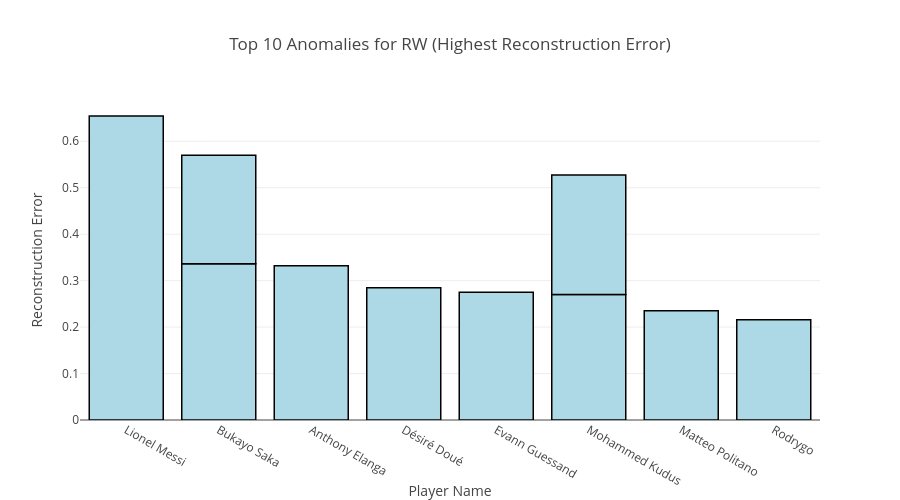
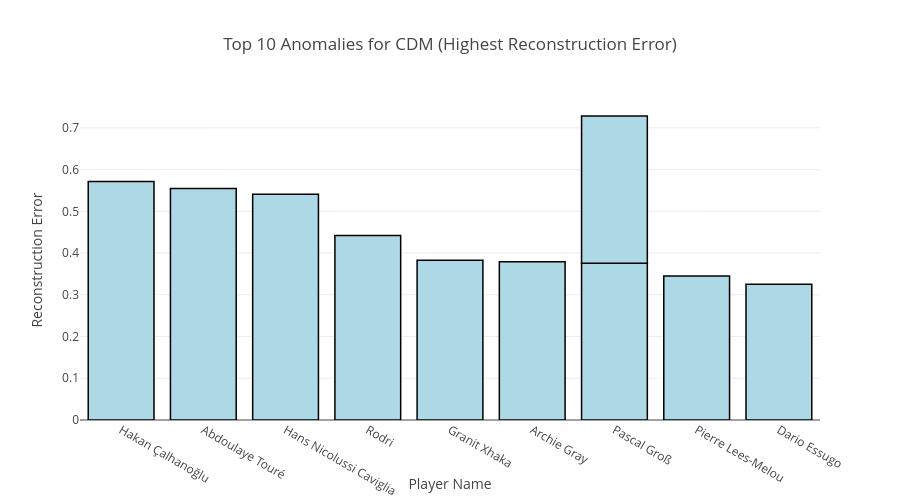
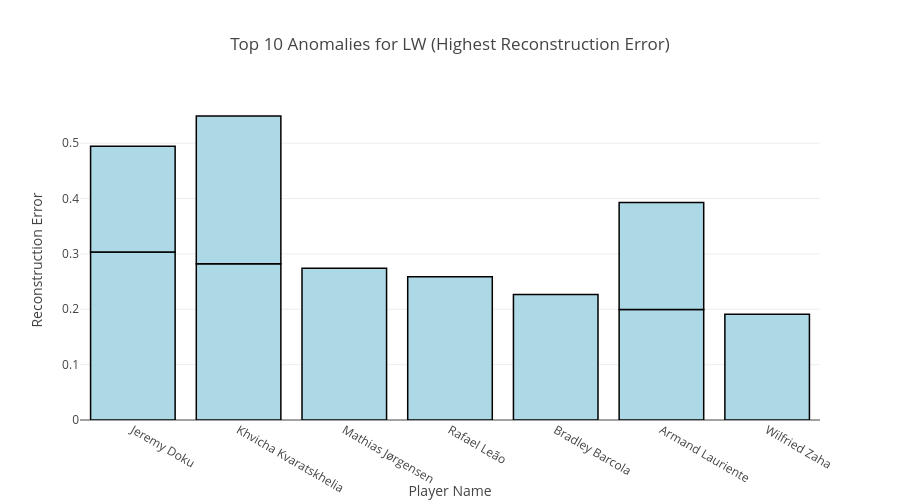
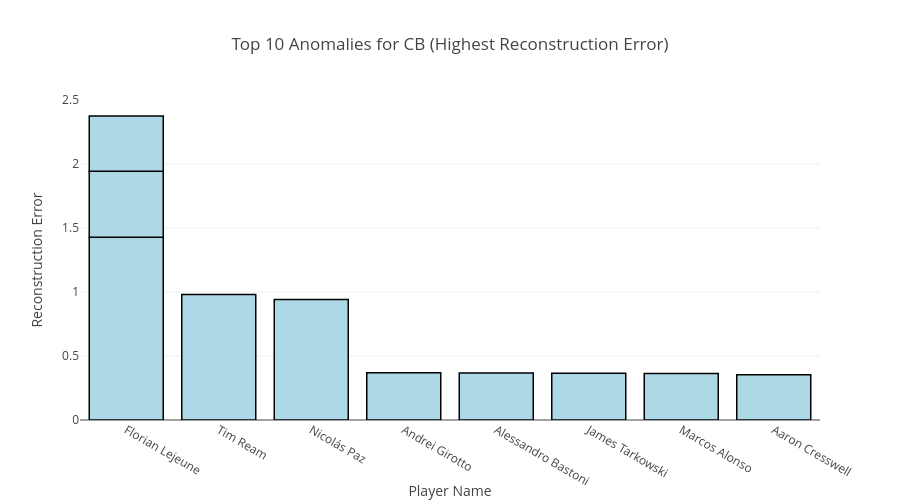

Here is the notebook cell these charts were saved with, in order:
### Markdown cell above
Visualizing Position-Specific Autoencoder Anomalies
The following plots illustrate the players with the highest reconstruction errors for each position. These are the players whose statistical profiles are most 'unusual' when compared to their peers playing the same role, as detected by the position-specific autoencoders.

### Code cell
import plotly.graph_objects as go
from plotly.subplots import make_subplots

# Assuming df_all_position_anomalies is available from the previous execution
# If not, ensure the previous cell (oZ1QZVRE4Jej) has been run.

if 'df_all_position_anomalies' not in locals():
    print("Error: 'df_all_position_anomalies' DataFrame not found. Please ensure the previous cell has been executed.")
else:
    for pos_name in df_all_position_anomalies['pos'].unique():
        df_pos_anomalies = df_all_position_anomalies[df_all_position_anomalies['pos'] == pos_name]
        df_pos_anomalies_top10 = df_pos_anomalies.sort_values(by='reconstruction_error', ascending=False).head(10)

        if not df_pos_anomalies_top10.empty:
            fig = px.bar(
                df_pos_anomalies_top10,
                x='player',
                y='reconstruction_error',
                title=f'Top 10 Anomalies for {pos_name} (Highest Reconstruction Error)',
                labels={'player': 'Player', 'reconstruction_error': 'Reconstruction Error'},
                hover_data=['team', 'league', 'season', 'age', 'nation'],
                color_discrete_sequence=px.colors.qualitative.Plotly # Use a qualitative color scale
            )

            fig.update_layout(
                xaxis_title='Player Name',
                yaxis_title='Reconstruction Error',
                title_x=0.5,
                height=500,
                showlegend=False
            )
            fig.update_traces(marker_color='lightblue', marker_line_color='black', marker_line_width=1.5)

            fig.show()
        else:
            print(f"No anomalies to display for position: {pos_name}")

### Figure 1 — Plotly figure (JSON) as saved in the notebook; plotly's stock layout.template omitted (floating-point values rounded to 4 significant figures)
{"data": [{"alignmentgroup": "True", "customdata": [["Paris S-G", "FRA-Ligue 1", "2022 - 2023", 35, "ARG"], ["Arsenal", "ENG-Premier League", "2023 - 2024", 21, "ENG"], ["Nott'ham Forest", "ENG-Premier League", "2024 - 2025", 22, "SWE"], ["Paris S-G", "FRA-Ligue 1", "2024 - 2025", 19, "FRA"], ["Nice", "FRA-Ligue 1", "2023 - 2024", 22, "CIV"], ["West Ham", "ENG-Premier League", "2024 - 2025", 23, "GHA"], ["West Ham", "ENG-Premier League", "2023 - 2024", 22, "GHA"], ["Napoli", "ITA-Serie A", "2024 - 2025", 30, "ITA"], ["Arsenal", "ENG-Premier League", "2022 - 2023", 20, "ENG"], ["Real Madrid", "ESP-La Liga", "2024 - 2025", 23, "BRA"]], "hovertemplate": "Player=%{x}<br>Reconstruction Error=%{y}<br>team=%{customdata[0]}<br>league=%{customdata[1]}<br>season=%{customdata[2]}<br>age=%{customdata[3]}<br>nation=%{customdata[4]}<extra></extra>", "legendgroup": "", "marker": {"color": "lightblue", "line": {"color": "black", "width": 1.5}, "pattern": {"shape": ""}}, "name": "", "offsetgroup": "", "orientation": "v", "showlegend": false, "textposition": "auto", "type": "bar", "x": ["Lionel Messi", "Bukayo Saka", "Anthony Elanga", "Désiré Doué", "Evann Guessand", "Mohammed Kudus", "Mohammed Kudus", "Matteo Politano", "Bukayo Saka", "Rodrygo"], "xaxis": "x", "y": [0.6544, 0.3363, 0.3323, 0.2849, 0.2751, 0.2702, 0.2575, 0.2352, 0.2334, 0.216], "yaxis": "y"}], "layout": {"barmode": "relative", "height": 500, "legend": {"tracegroupgap": 0}, "showlegend": false, "title": {"text": "Top 10 Anomalies for RW (Highest Reconstruction Error)", "x": 0.5}, "xaxis": {"anchor": "y", "domain": [0, 1], "title": {"text": "Player Name"}}, "yaxis": {"anchor": "x", "domain": [0, 1], "title": {"text": "Reconstruction Error"}}}}

### Figure 2 — Plotly figure (JSON) as saved in the notebook; plotly's stock layout.template omitted (floating-point values rounded to 4 significant figures)
{"data": [{"alignmentgroup": "True", "customdata": [["Inter", "ITA-Serie A", "2023 - 2024", 29, "TUR"], ["Le Havre", "FRA-Ligue 1", "2024 - 2025", 30, "GUI"], ["Venezia", "ITA-Serie A", "2024 - 2025", 24, "ITA"], ["Manchester City", "ENG-Premier League", "2023 - 2024", 27, "ESP"], ["Leverkusen", "GER-Bundesliga", "2023 - 2024", 30, "SUI"], ["Tottenham", "ENG-Premier League", "2024 - 2025", 18, "ENG"], ["Brighton", "ENG-Premier League", "2022 - 2023", 31, "GER"], ["Brighton", "ENG-Premier League", "2023 - 2024", 32, "GER"], ["Brest", "FRA-Ligue 1", "2023 - 2024", 30, "FRA"], ["Las Palmas", "ESP-La Liga", "2024 - 2025", 19, "POR"]], "hovertemplate": "Player=%{x}<br>Reconstruction Error=%{y}<br>team=%{customdata[0]}<br>league=%{customdata[1]}<br>season=%{customdata[2]}<br>age=%{customdata[3]}<br>nation=%{customdata[4]}<extra></extra>", "legendgroup": "", "marker": {"color": "lightblue", "line": {"color": "black", "width": 1.5}, "pattern": {"shape": ""}}, "name": "", "offsetgroup": "", "orientation": "v", "showlegend": false, "textposition": "auto", "type": "bar", "x": ["Hakan Çalhanoğlu", "Abdoulaye Touré", "Hans Nicolussi Caviglia", "Rodri", "Granit Xhaka", "Archie Gray", "Pascal Groß", "Pascal Groß", "Pierre Lees-Melou", "Dario Essugo"], "xaxis": "x", "y": [0.5717, 0.5548, 0.5409, 0.4422, 0.383, 0.3794, 0.3756, 0.3528, 0.3451, 0.3253], "yaxis": "y"}], "layout": {"barmode": "relative", "height": 500, "legend": {"tracegroupgap": 0}, "showlegend": false, "title": {"text": "Top 10 Anomalies for CDM (Highest Reconstruction Error)", "x": 0.5}, "xaxis": {"anchor": "y", "domain": [0, 1], "title": {"text": "Player Name"}}, "yaxis": {"anchor": "x", "domain": [0, 1], "title": {"text": "Reconstruction Error"}}}}

### Figure 3 — Plotly figure (JSON) as saved in the notebook; plotly's stock layout.template omitted (floating-point values rounded to 4 significant figures)
{"data": [{"alignmentgroup": "True", "customdata": [["Manchester City", "ENG-Premier League", "2023 - 2024", 21, "BEL"], ["Napoli", "ITA-Serie A", "2022 - 2023", 21, "GEO"], ["Brentford", "ENG-Premier League", "2022 - 2023", 32, "DEN"], ["Napoli", "ITA-Serie A", "2023 - 2024", 22, "GEO"], ["Milan", "ITA-Serie A", "2022 - 2023", 23, "POR"], ["Paris S-G", "FRA-Ligue 1", "2024 - 2025", 21, "FRA"], ["Sassuolo", "ITA-Serie A", "2022 - 2023", 23, "FRA"], ["Sassuolo", "ITA-Serie A", "2023 - 2024", 24, "FRA"], ["Rennes", "FRA-Ligue 1", "2022 - 2023", 20, "BEL"], ["Crystal Palace", "ENG-Premier League", "2022 - 2023", 29, "CIV"]], "hovertemplate": "Player=%{x}<br>Reconstruction Error=%{y}<br>team=%{customdata[0]}<br>league=%{customdata[1]}<br>season=%{customdata[2]}<br>age=%{customdata[3]}<br>nation=%{customdata[4]}<extra></extra>", "legendgroup": "", "marker": {"color": "lightblue", "line": {"color": "black", "width": 1.5}, "pattern": {"shape": ""}}, "name": "", "offsetgroup": "", "orientation": "v", "showlegend": false, "textposition": "auto", "type": "bar", "x": ["Jeremy Doku", "Khvicha Kvaratskhelia", "Mathias Jørgensen", "Khvicha Kvaratskhelia", "Rafael Leão", "Bradley Barcola", "Armand Lauriente", "Armand Lauriente", "Jeremy Doku", "Wilfried Zaha"], "xaxis": "x", "y": [0.3033, 0.2821, 0.274, 0.267, 0.2587, 0.2265, 0.1994, 0.1935, 0.1912, 0.191], "yaxis": "y"}], "layout": {"barmode": "relative", "height": 500, "legend": {"tracegroupgap": 0}, "showlegend": false, "title": {"text": "Top 10 Anomalies for LW (Highest Reconstruction Error)", "x": 0.5}, "xaxis": {"anchor": "y", "domain": [0, 1], "title": {"text": "Player Name"}}, "yaxis": {"anchor": "x", "domain": [0, 1], "title": {"text": "Reconstruction Error"}}}}

### Figure 4 — Plotly figure (JSON) as saved in the notebook; plotly's stock layout.template omitted (floating-point values rounded to 4 significant figures)
{"data": [{"alignmentgroup": "True", "customdata": [["Rayo Vallecano", "ESP-La Liga", "2023 - 2024", 32, "FRA"], ["Fulham", "ENG-Premier League", "2023 - 2024", 35, "USA"], ["Como", "ITA-Serie A", "2024 - 2025", 19, "ARG"], ["Rayo Vallecano", "ESP-La Liga", "2024 - 2025", 33, "FRA"], ["Rayo Vallecano", "ESP-La Liga", "2022 - 2023", 31, "FRA"], ["Nantes", "FRA-Ligue 1", "2022 - 2023", 30, "BRA"], ["Inter", "ITA-Serie A", "2024 - 2025", 25, "ITA"], ["Everton", "ENG-Premier League", "2022 - 2023", 29, "ENG"], ["Celta Vigo", "ESP-La Liga", "2024 - 2025", 33, "ESP"], ["West Ham", "ENG-Premier League", "2022 - 2023", 32, "ENG"]], "hovertemplate": "Player=%{x}<br>Reconstruction Error=%{y}<br>team=%{customdata[0]}<br>league=%{customdata[1]}<br>season=%{customdata[2]}<br>age=%{customdata[3]}<br>nation=%{customdata[4]}<extra></extra>", "legendgroup": "", "marker": {"color": "lightblue", "line": {"color": "black", "width": 1.5}, "pattern": {"shape": ""}}, "name": "", "offsetgroup": "", "orientation": "v", "showlegend": false, "textposition": "auto", "type": "bar", "x": ["Florian Lejeune", "Tim Ream", "Nicolás Paz", "Florian Lejeune", "Florian Lejeune", "Andrei Girotto", "Alessandro Bastoni", "James Tarkowski", "Marcos Alonso", "Aaron Cresswell"], "xaxis": "x", "y": [1.427, 0.9801, 0.9423, 0.5174, 0.4307, 0.37, 0.3675, 0.3661, 0.3639, 0.3526], "yaxis": "y"}], "layout": {"barmode": "relative", "height": 500, "legend": {"tracegroupgap": 0}, "showlegend": false, "title": {"text": "Top 10 Anomalies for CB (Highest Reconstruction Error)", "x": 0.5}, "xaxis": {"anchor": "y", "domain": [0, 1], "title": {"text": "Player Name"}}, "yaxis": {"anchor": "x", "domain": [0, 1], "title": {"text": "Reconstruction Error"}}}}
